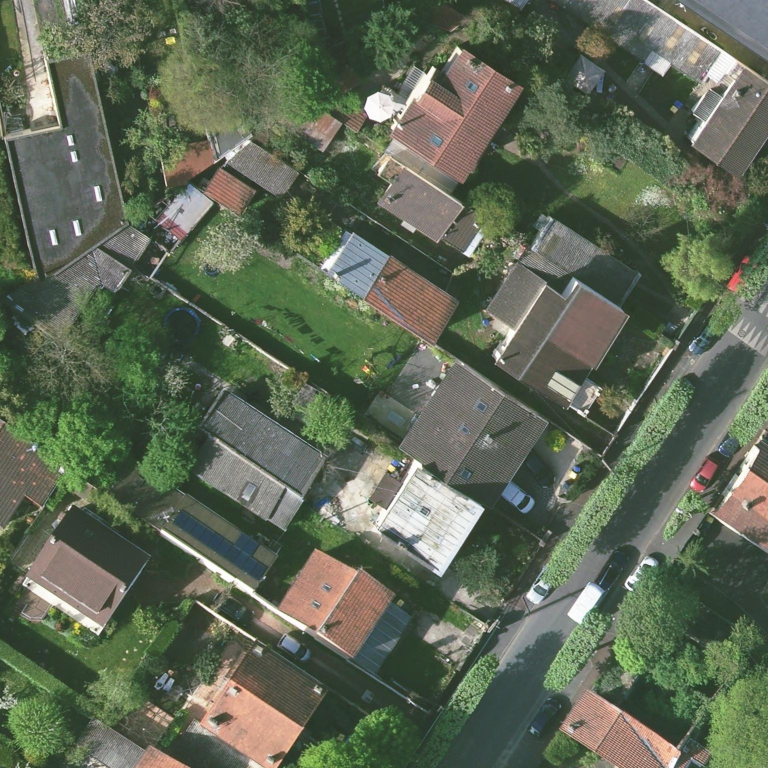
#> input picture images-dataset/saint-denis.jpeg, 3072 x 3072 px (shown at 1/4 size)
$ python app.py
#> lines starting #> are read from the running program, lines starting #| are printed output that depends on the picture; after the words box and inside, x2 and y2 are one past the last pixel; in counts of white or black regions, pixels touching at a corner belong together
import base64
import io
import json

import cv2
import pytesseract
import numpy as np
from PIL import Image


def lambda_handler(event, context):
    body = json.loads(event["body"])
    image_base64 = body["base64image"]
    is_corrupted = is_image_corrupted(image_base64)
    print("is image corrupted", is_corrupted)
    return {
        "statusCode": 200,
        "body": json.dumps({"isCorrupted": is_corrupted})
    }


def is_image_corrupted(base64_img):
    try:
        if ',' in base64_img:
            base64_img = base64_img.split(',')[1]

        img_bytes = base64.b64decode(base64_img)
        img_text = Image.open(io.BytesIO(img_bytes))
#> img_text is the input picture: PIL image 3072x3072 RGB; mean R, G, B 94.9, 104.5, 85.4
        img_blank = np.array(img_text)

        if image_contains_failed_text(img_text):
            print("Image contains failed text")
            return True
        if is_img_blank(img_blank):
            print("Image is blank")
            return True
        return False

    except Exception as e:
        # If any exception occurs during decoding/processing, image is likely corrupted.jpeg
        print(f"Image corruption detected: {str(e)}")
        return True

def image_contains_failed_text(img):
    """Retourne True si l'image contient un mot-cle d'echec."""
    failed_keywords = ("failed", "wmts")

    gray = np.array(img.convert("L"))
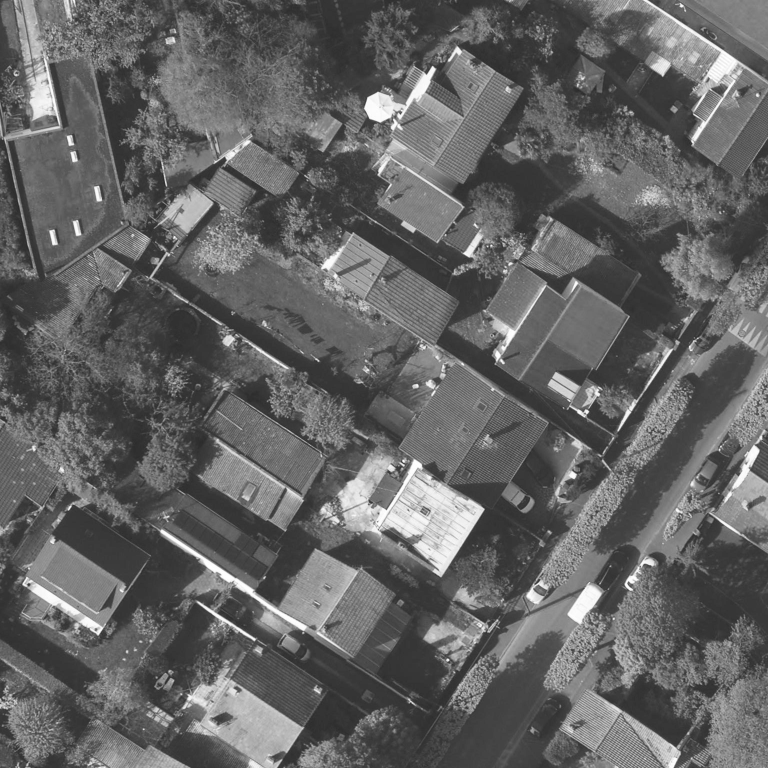
#> gray: shape (3072, 3072) (shown at 1/4 size); min 3, max 255, mean 99.5

    # Upscale : Tesseract est nettement plus fiable si le texte est grand.
    # INTER_LINEAR est plus rapide que INTER_CUBIC pour un resultat quasi identique ici.
    scale = 1.5
    gray = cv2.resize(gray, None, fx=scale, fy=scale, interpolation=cv2.INTER_LINEAR)
#> gray: shape (4608, 4608)

    # Otsu au lieu d'un seuil fixe : s'adapte au contraste de chaque image
    _, thresh = cv2.threshold(gray, 0, 255, cv2.THRESH_BINARY + cv2.THRESH_OTSU)
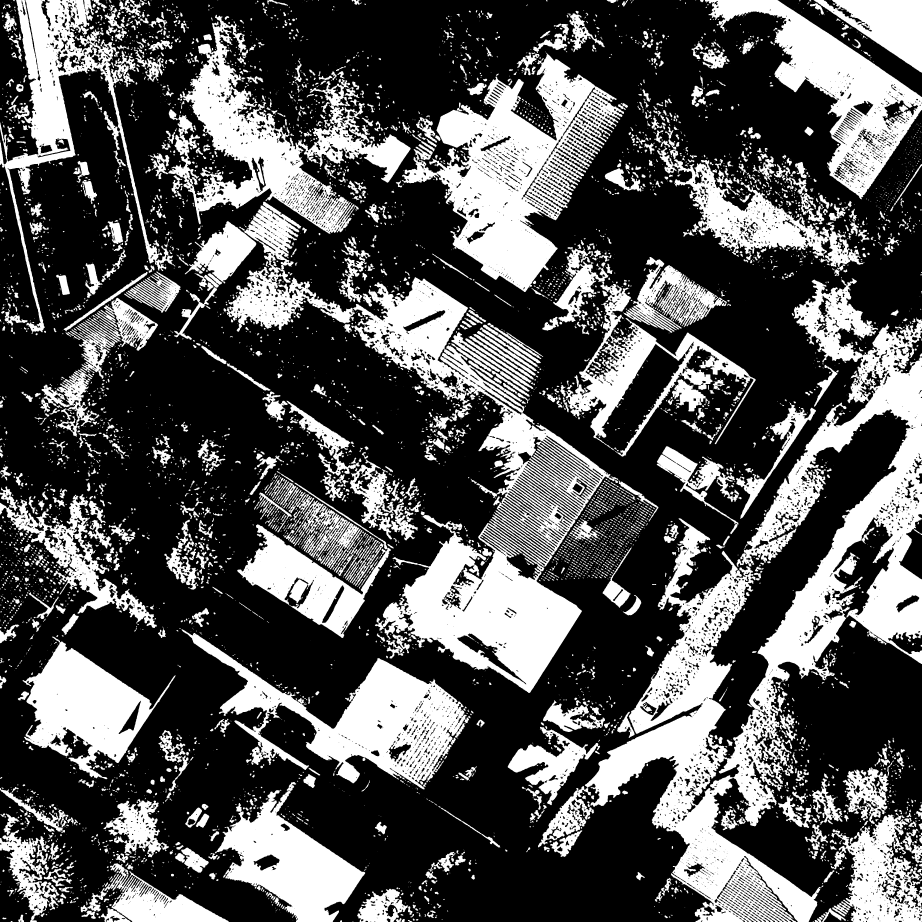
#> thresh: shape (4608, 4608) (shown at 1/5 size); 33.4% white; 6847 white regions (2328 under 20 px), largest, box (x1, y1, x2, y2) and area: (2924, 1392, 4608, 4608) 1347679, (1755, 1386, 3091, 3465) 760772, (2009, 264, 3120, 1460) 510718
    thresh_inv = cv2.bitwise_not(thresh)

    # Un seul PSM (6), mais les deux polarites (texte sombre/clair) car c'est
    # ce qui fait le plus varier la lecture selon les images
    candidates = [
        (thresh, r'--oem 3 --psm 6'),
        (thresh_inv, r'--oem 3 --psm 6'),
    ]

    for image_variant, config in candidates:
        try_text = pytesseract.image_to_string(image_variant, config=config)
        txt_norm = try_text.lower().strip()

        if any(k in txt_norm for k in failed_keywords):
            return True
#> this loop made 1 pass
#> config on pass 1: '--oem 3 --psm 6'

    return False

def is_img_blank(img):
    if np.all(img == 0) or np.all(img == 255):
        return True
    return False

if __name__ == "__main__":
    with open("../images-dataset/saint-denis.jpeg", "rb") as f:
        img_base64 = base64.b64encode(f.read()).decode("utf-8")

    event = {
        "body": json.dumps({
            "base64image": img_base64
        })
    }

#> (the run stopped early here; a loop or call above may not have finished)

$ run again, with images-dataset/Armor_1_FLUX_IGN_2025_20CM.jpg copied over images-dataset/saint-denis.jpeg
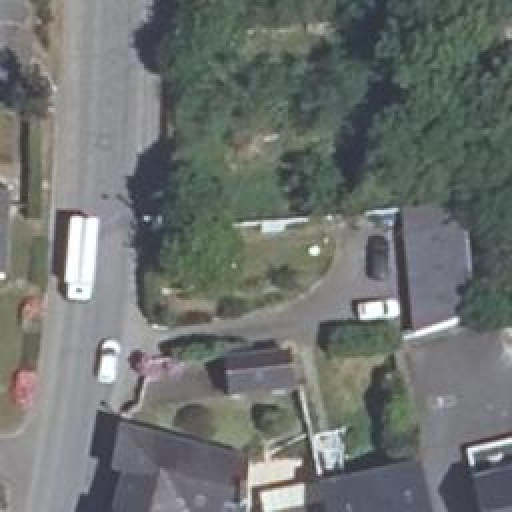
#> input picture images-dataset/Armor_1_FLUX_IGN_2025_20CM.jpg, 1024 x 1024 px (shown at 1/2 size)
#> in is_image_corrupted, img_text is the input picture: PIL image 1024x1024 RGB; mean R, G, B 109.9, 114.6, 112
#> in image_contains_failed_text, `_, thresh = cv2.threshold(gray, 0, 255, cv2.THRESH_BINARY + cv2.THRESH..`:
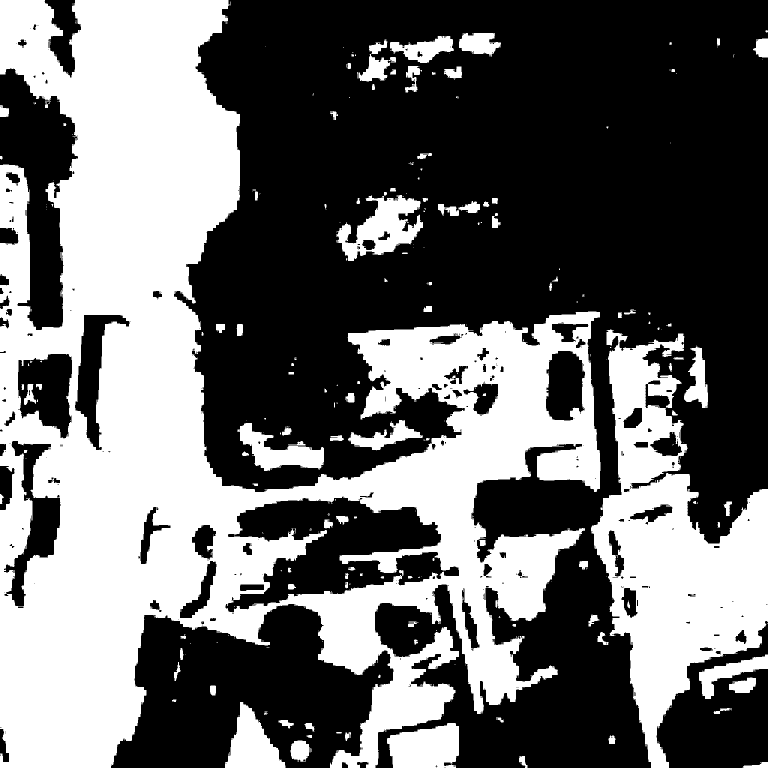
#> thresh: shape (1536, 1536) (shown at 1/2 size); 41.6% white; 347 white regions (226 under 20 px), largest, box (x1, y1, x2, y2) and area: (0, 0, 1201, 1536) 770889, (1182, 659, 1536, 1536) 136144, (673, 390, 846, 522) 11105
#> the loop in image_contains_failed_text, `for image_variant, config in candidates:` made 1 pass
#> config on pass 1: '--oem 3 --psm 6'

$ run again, with images-dataset/Armor_2_FLUX_IGN_2025_20CM.jpg copied over images-dataset/saint-denis.jpeg
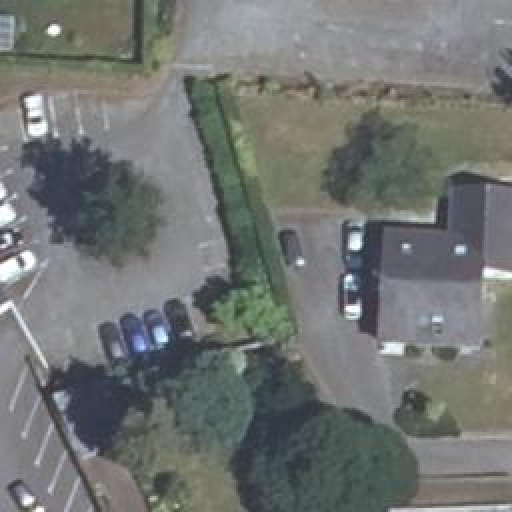
#> input picture images-dataset/Armor_2_FLUX_IGN_2025_20CM.jpg, 1024 x 1024 px (shown at 1/2 size)
#> in is_image_corrupted, img_text is the input picture: PIL image 1024x1024 RGB; mean R, G, B 113.3, 116.8, 114.7
#> in image_contains_failed_text, `_, thresh = cv2.threshold(gray, 0, 255, cv2.THRESH_BINARY + cv2.THRESH..`:
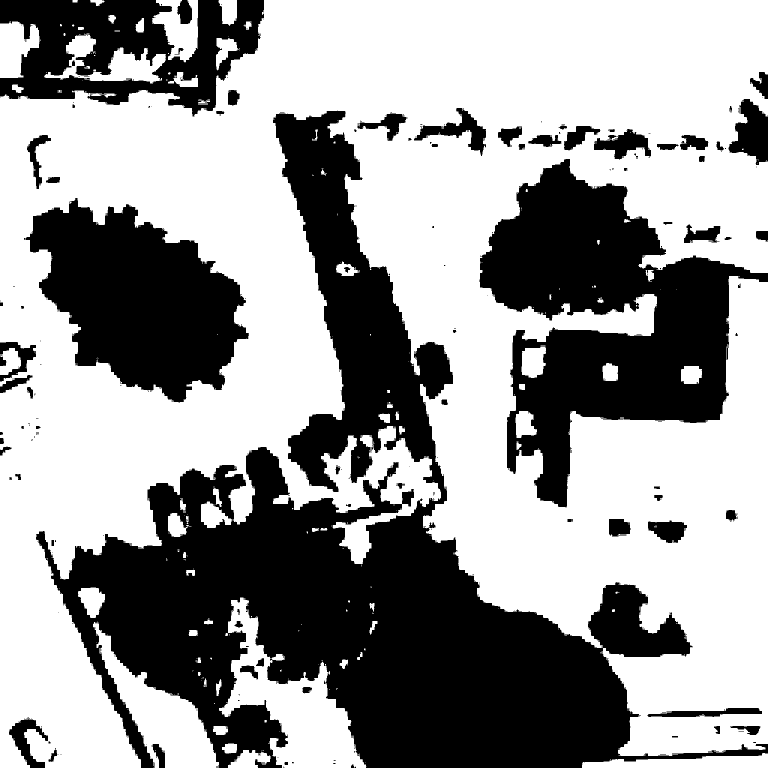
#> thresh: shape (1536, 1536) (shown at 1/2 size); 60.1% white; 273 black regions (196 under 20 px), largest, box (x1, y1, x2, y2) and area: (72, 221, 1536, 1536) 537523, (959, 318, 1536, 1015) 180488, (48, 396, 498, 805) 108961
#> the loop in image_contains_failed_text, `for image_variant, config in candidates:` made 1 pass
#> config on pass 1: '--oem 3 --psm 6'
